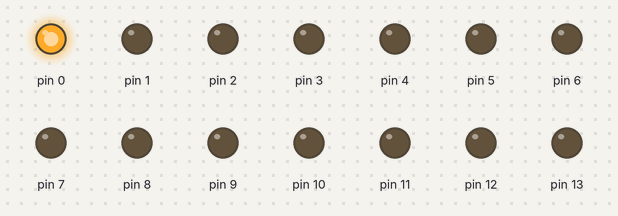
A sketch run on a simulated Arduino Uno, built with avr-gcc and run on an emulated ATmega328P. Shown: output pins drawn as LEDs (lit = HIGH).

Above: at 0.6 s.
At 8.3 s:
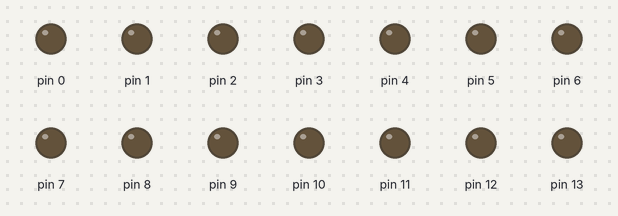
At 12.9 s:
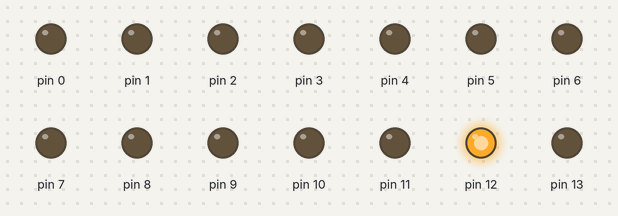
At 19.0 s:
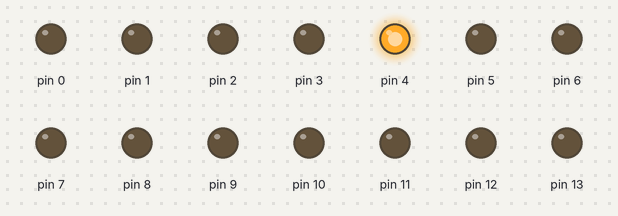
At 28.3 s:
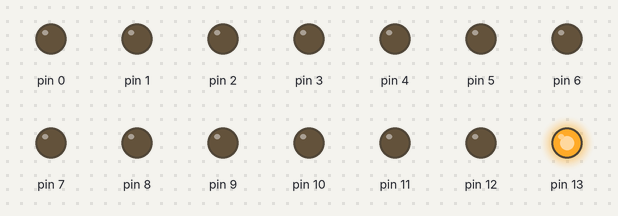
At 37.5 s:
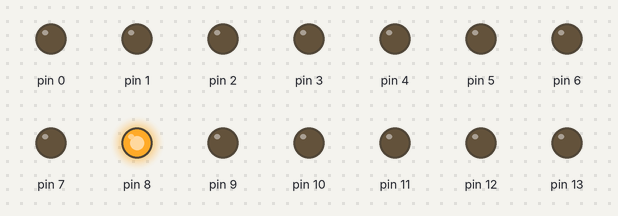
Timing chart, 0 to 38.6 s (numbered marks = the images above):
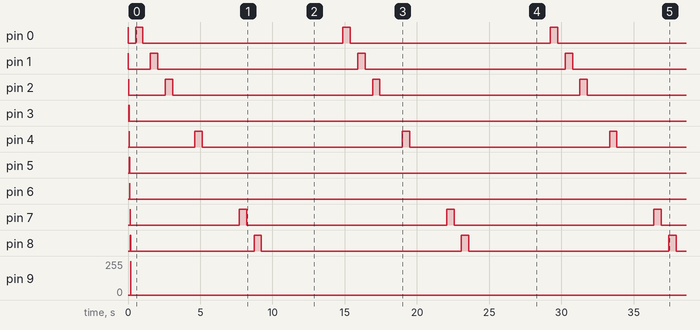

Measured:
- by itself, pin 0–2, pin 4, pin 7, pin 8: repeats every 14.4 s: HIGH 0.51 s, LOW 13.8 s
- by itself, pin 12: alternates HIGH for 0.51 s and LOW for 13.2 s
- by itself, pin 13: alternates HIGH for 0.51 s and LOW for 13.8 s

The sketch:

TestBoard.ino
```cpp
void setup() {
  //Serial.begin(115200);
  Serial.println("starting...");
  pinMode(13, INPUT);
  for(int i = 0; i < 13; i++){
    pinMode(i,OUTPUT);
    digitalWrite(i,HIGH);
    delay(10);
    Serial.print(String(i)+": HIGH");
    Serial.print("-");
    Serial.print(digitalRead(13));

    Serial.print(" \n");
    digitalWrite(i,LOW);
    delay(10);
    Serial.print(String(i)+": LOW");
    Serial.print("-");
    Serial.print(digitalRead(13));

    Serial.print(" \n");
  }
 }
boolean firstRound = true;
void loop() {

    for(int i = 0; i < 14; i++){
    Serial.println("------"+String(i)+"---------");
      int j = 1;
      int dir = 1;
      while(j > 0){

        analogWrite(i,j);
        delay(2);
        j += 1* dir;
        if(j >= 255)
          dir = -1;
      }
      digitalWrite(i,LOW);
    }

  firstRound = false;
}
```
